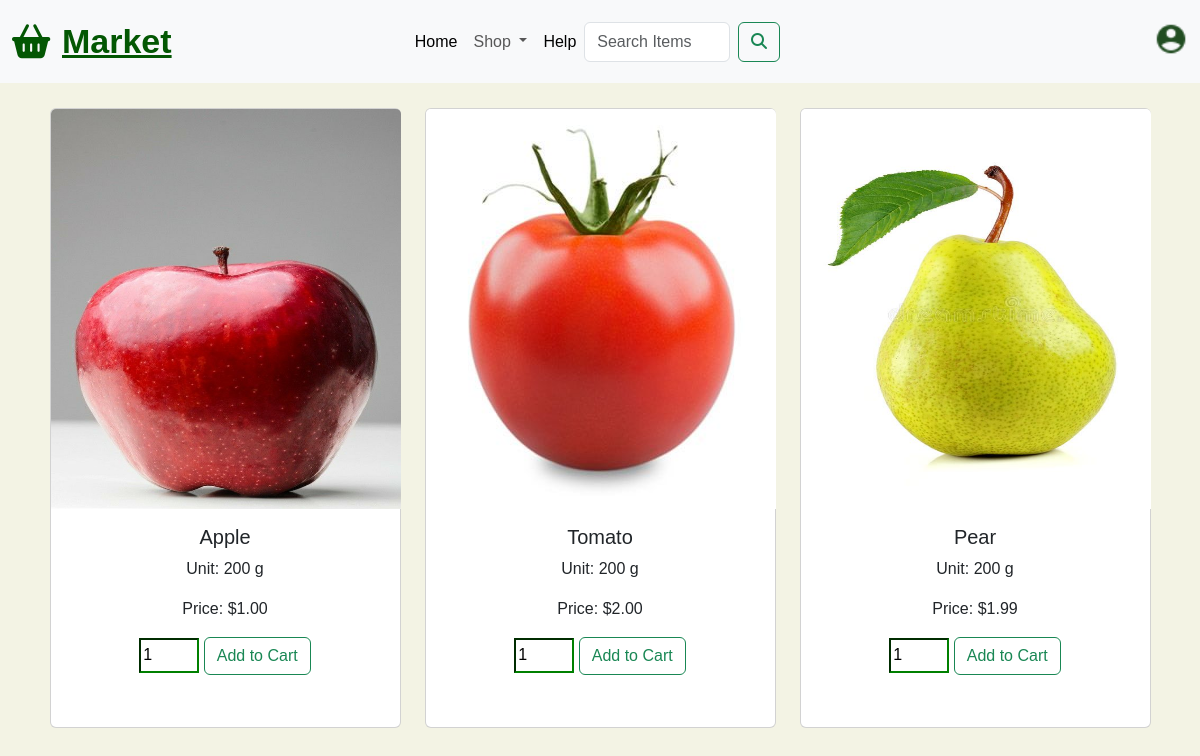
The app's page /fruitsveg.php with its own data.
### tables this page shows
CREATE TABLE `products` (
  `product_id` int(11) NOT NULL,
  `product_image` varchar(255) NOT NULL,
  `product_name` varchar(100) NOT NULL,
  `product_unit` varchar(15) NOT NULL,
  `product_price` decimal(6,2) NOT NULL,
  `in_stock` int(10) UNSIGNED DEFAULT NULL,
  `product_category` varchar(108) NOT NULL,
  `product_sub_category` varchar(108) NOT NULL,
  `product_description` varchar(108) NOT NULL
);

### fruitsveg.php (the view, shortened to what this page needs)
<!DOCTYPE html>
<html lang="en">
<head>
  <link href="https://cdn.jsdelivr.net/npm/bootstrap@5.3.3/dist/css/bootstrap.min.css" rel="stylesheet">
  <link rel="stylesheet" href="assets/css/style.css" />
</head>
<body style="background-color: rgb(243, 243, 228);">
  <nav class="navbar navbar-expand-lg bg-body-tertiary py-3 fixed-top">
    <div class="container-fluid">
      <i class="fa-solid fa-basket-shopping" style="color: rgb(3, 87, 3); font-size: 34px;"></i>
      <a class="nav-bar" href="#" style="color: rgb(3, 87, 3); font-size: 34px; font-weight: bold;">Market</a>
      <div class="collapse navbar-collapse nav-twenty" id="navbarSupportedContent">
        <ul class="navbar-nav me-auto mb-2 mb-lg-0">
          <li class="nav-item">
            <a class="nav-link active" aria-current="page" href="index.php">Home</a>
          </li>
          <li class="nav-item dropdown">
            <a class="nav-link dropdown-toggle" href="#" role="button" data-bs-toggle="dropdown" aria-expanded="false">
              Shop
            </a>
          </li>
          <li class="nav-item">
            <a class="nav-link active" aria-current="page" href="contact.php">Help</a>
          </li>
          <form class="d-flex" role="search" action="search.php" method="GET" style="padding-right: 10px;">
            <input class="form-control me-2" type="search" name="query" placeholder="Search Items" aria-label="Search">
            <button class="btn btn-outline-success" type="submit">
              <i class="fa-solid fa-magnifying-glass"></i>
            </button>
          </form>
          <li class="nav-item">
          </li>
          <li class="nav-item">
            <a href="account.php" class="profile-1">
              <img src="assets/images/Profile.png" alt="Circle User" style="width: 34px; height: 34px;">
            </a>
          </li>
        </ul>
      </div>
    </div>
  </nav>
  <div class="container mt-5 product-container">
    <div class="row">
      <?php
      include('server/connect.php');
      $store = $connect->prepare("SELECT * FROM products WHERE product_category = 'Fresh' AND product_sub_category = 'Fruit & Vegetables' ");
      $store->execute();
      $fruitsveg = $store->get_result();
      while ($row = $fruitsveg->fetch_assoc()) {
        $button_class = $row['in_stock'] ? 'btn-outline-success' : 'btn-outline-secondary disabled';
        $button_text = $row['in_stock'] ? 'Add to Cart' : 'Out of Stock';
        $quantity_disabled = $row['in_stock'] ? '' : 'disabled';
      ?>
        <div class="col-md-4 mb-3">
          <div class="card">
            <img src="assets/images/<?php echo $row['product_image']; ?>" class="card-img-top" class="card-img-top">
            <div class="card-body text-center">
              <h5 class="card-title"><?php echo $row['product_name']; ?></h5>
              <p>Unit: <?php echo $row['product_unit']; ?></p>
              <p>Price: $<?php echo $row['product_price']; ?></p>
              <form method="POST" action="cart.php">
                <input type="number" name="product_quantity" value="1" aria-label="quantitycart" <?php echo $quantity_disabled; ?> />
                <button class="btn <?php echo $button_class; ?>" type="submit" name="add_to_cart" <?php if (!$row['in_stock']) echo 'disabled'; ?>>
                  <?php echo $button_text; ?>
                </button>
              </form>
            </div>
          </div>
        </div>
      <?php } ?>
    </div>
  </div>
</body>
</html>

### assets/css/style.css (style rules this page uses)
.nav-twenty { margin-left: 20%; }
.nav-bar { margin-left: 1%; }
.profile-1 { margin-left: 330px; margin-top: 3px; }
body { font-family: 'Poppins', sans-serif; }
.product-container { margin-top: 300px; }
.card .card-img-top { height: 400px; width: 350px; }
.card { height: 620px; width: 351px; }
.product-container { display:flex; flex-direction: column; align-items: center; justify-content: center; }
.card-body input { width: 60px; height: 35px; border-color: green; }
.col-md-4 { margin-top: 60px; }

### records on screen
products: product_image (picture), product_name "Apple", product_unit "200 g", product_price "1.00", in_stock "Add to Cart"
products: product_image (picture), product_name "Tomato", product_unit "200 g", product_price "2.00", in_stock "Add to Cart"
products: product_image (picture), product_name "Pear", product_unit "200 g", product_price "1.99", in_stock "Add to Cart"
